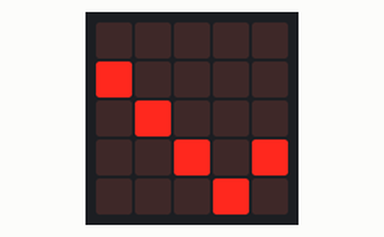
This program was run on a simulated BBC micro:bit (MakeCode). Parts: the board's 5×5 LED display.

Above: at 0.06 s.
At 0.66 s:
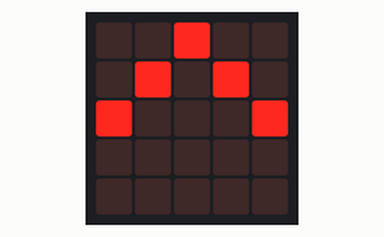
At 1.26 s:
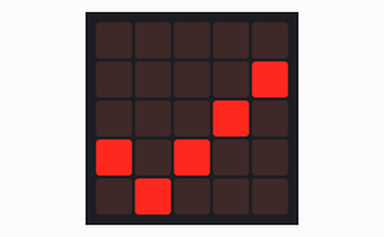

Measured:
- by itself, everything shown: repeats every 0.96 s, in 8 steps

The program:

main.ts
```typescript
function Mouvement (led2: number) {
    if (liste_direction[led2] == 1) {
        if (liste_led[led2] < 4) {
            liste_led[led2] = liste_led[led2] + 1
            led.plot(liste_x[led2], liste_y[liste_led[led2]])
            led.unplot(liste_x[led2], liste_y[liste_led[led2]] - 1)
        } else if (liste_led[led2] == 4) {
            liste_led[led2] = liste_led[led2] - 1
            led.plot(liste_x[led2], liste_y[liste_led[led2]])
            led.unplot(liste_x[led2], liste_y[liste_led[led2]] + 1)
            liste_direction[led2] = liste_direction[led2] + 1
        }
    } else if (liste_direction[led2] == 2) {
        if (liste_led[led2] > 0) {
            liste_led[led2] = liste_led[led2] - 1
            led.plot(liste_x[led2], liste_y[liste_led[led2]])
            led.unplot(liste_x[led2], liste_y[liste_led[led2]] + 1)
        } else if (liste_led[led2] == 0) {
            liste_led[led2] = liste_led[led2] + 1
            led.plot(liste_x[led2], liste_y[liste_led[led2]])
            led.unplot(liste_x[led2], liste_y[liste_led[led2]] - 1)
            liste_direction[led2] = liste_direction[led2] - 1
        }
    }
}
let liste_direction: number[] = []
let liste_led: number[] = []
let liste_x: number[] = []
let liste_y: number[] = []
liste_y = [0, 1, 2, 3, 4]
liste_x = [0, 1, 2, 3, 4]
liste_led = [0, 1, 2, 3, 4]
liste_direction = [1, 1, 1, 1, 2]
for (let valeur of liste_x) {
    led.plot(liste_x[valeur], liste_y[valeur])
}
basic.forever(function () {
    Mouvement(0)
    Mouvement(1)
    Mouvement(2)
    Mouvement(3)
    Mouvement(4)
    basic.pause(100)
})
```

test.ts
```typescript
// les tests vont ici ; cela ne sera pas compilé si ce paquet est utilisé en tant qu'extension.
```
